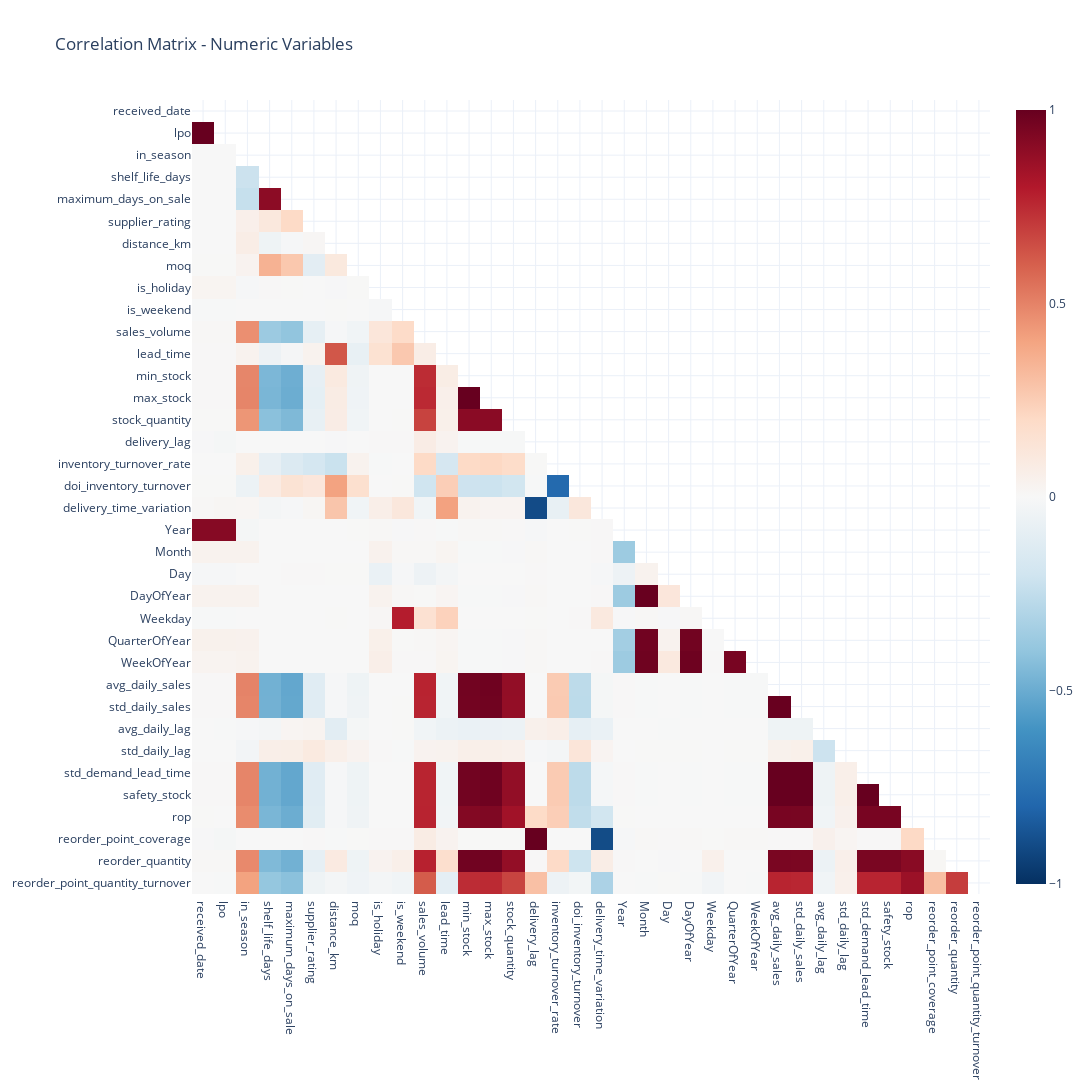

This figure's notebook cell:
### Code cell
# Hide the top half of the matrix to avoid repeating values
mask = np.tril(np.ones(correlation_matrix.shape), k=-1)
masked_corr = correlation_matrix.where(mask == 1)

# Create a heatmap visualization of the correlation matrix
fig_corr = px.imshow(masked_corr,
                    title='Correlation Matrix - Numeric Variables',
                    color_continuous_scale='RdBu_r',  # Red-Blue reversed color scale
                    aspect="auto",                   # Automatic aspect ratio
                    text_auto=False,                 # Display correlation values on cells
                    zmin=-1, zmax=1)                 # Fix color scale from -1 to +1

# Adjust the figure dimensions
fig_corr.update_layout(width=1200, height=1200)

# Display the interactive heatmap
fig_corr.show()

### Figure 1 — Plotly figure (JSON) as saved in the notebook; plotly's stock layout.template omitted (floating-point values rounded to 4 significant figures; data arrays with more than 128 entries replaced by an {"elided": "..."} marker saying what was removed)
{"data": [{"coloraxis": "coloraxis", "hovertemplate": "x: %{x}<br>y: %{y}<br>color: %{z}<extra></extra>", "name": "0", "type": "heatmap", "x": ["received_date", "lpo", "in_season", "shelf_life_days", "maximum_days_on_sale", "supplier_rating", "distance_km", "moq", "is_holiday", "is_weekend", "sales_volume", "lead_time", "min_stock", "max_stock", "stock_quantity", "delivery_lag", "inventory_turnover_rate", "doi_inventory_turnover", "delivery_time_variation", "Year", "Month", "Day", "DayOfYear", "Weekday", "QuarterOfYear", "WeekOfYear", "avg_daily_sales", "std_daily_sales", "avg_daily_lag", "std_daily_lag", "std_demand_lead_time", "safety_stock", "rop", "reorder_point_coverage", "reorder_quantity", "reorder_point_quantity_turnover"], "xaxis": "x", "y": ["received_date", "lpo", "in_season", "shelf_life_days", "maximum_days_on_sale", "supplier_rating", "distance_km", "moq", "is_holiday", "is_weekend", "sales_volume", "lead_time", "min_stock", "max_stock", "stock_quantity", "delivery_lag", "inventory_turnover_rate", "doi_inventory_turnover", "delivery_time_variation", "Year", "Month", "Day", "DayOfYear", "Weekday", "QuarterOfYear", "WeekOfYear", "avg_daily_sales", "std_daily_sales", "avg_daily_lag", "std_daily_lag", "std_demand_lead_time", "safety_stock", "rop", "reorder_point_coverage", "reorder_quantity", "reorder_point_quantity_turnover"], "yaxis": "y", "z": {"elided": "36x36 float values"}}], "layout": {"coloraxis": {"cmax": 1, "cmin": -1, "colorscale": [[0, "rgb(5,48,97)"], [0.1, "rgb(33,102,172)"], [0.2, "rgb(67,147,195)"], [0.3, "rgb(146,197,222)"], [0.4, "rgb(209,229,240)"], [0.5, "rgb(247,247,247)"], [0.6, "rgb(253,219,199)"], [0.7, "rgb(244,165,130)"], [0.8, "rgb(214,96,77)"], [0.9, "rgb(178,24,43)"], [1, "rgb(103,0,31)"]]}, "height": 1200, "title": {"text": "Correlation Matrix - Numeric Variables"}, "width": 1200, "xaxis": {"anchor": "y", "domain": [0, 1]}, "yaxis": {"anchor": "x", "autorange": "reversed", "domain": [0, 1]}}}
